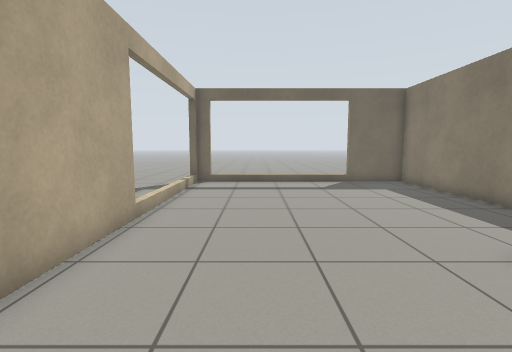
View 1 (above)

12 first-person views from a walk through a robot-simulator world made for Gazebo. The camera is 0.96 m above the floor, tilts 6° down and sees 85° across. The floor is counted in squares, 0.5 m on a side. Each view is taken from the middle of a square. On the plan, view 1 faces up. The plan holds only what a view shows up to about 16 squares ahead; the rest is blank.

View 2
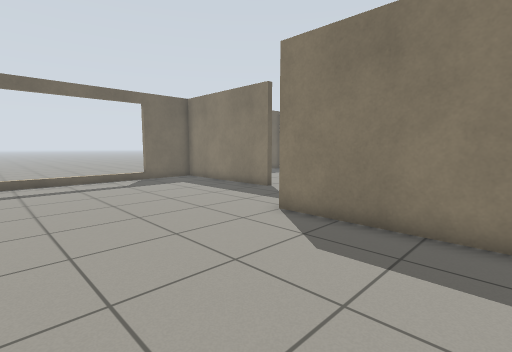

View 3
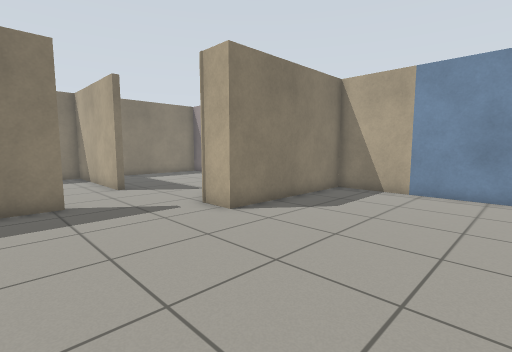

View 4
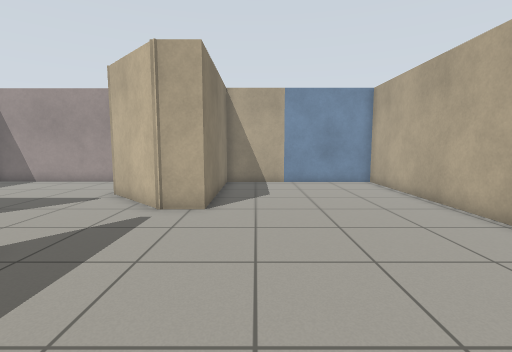

View 5
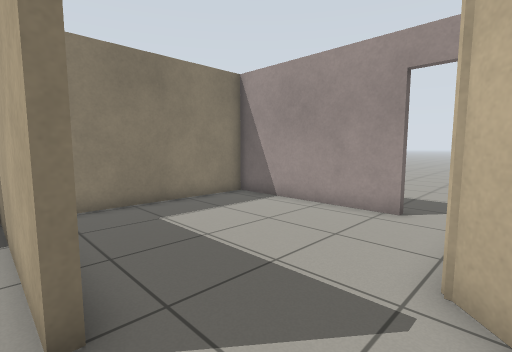

View 6
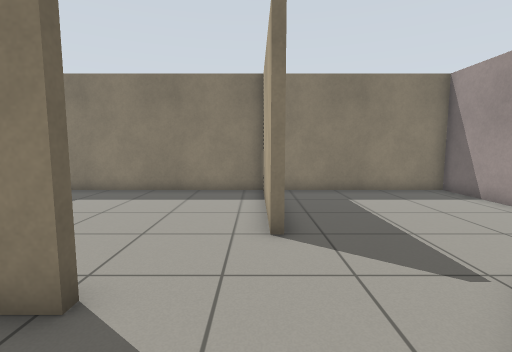

View 7
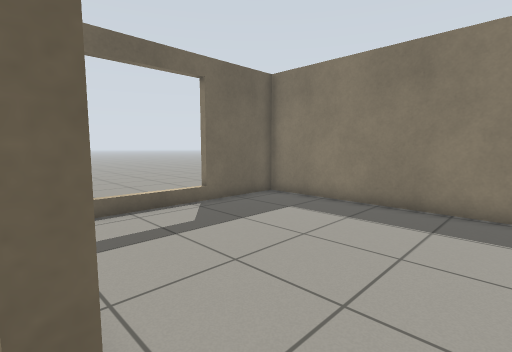

View 8
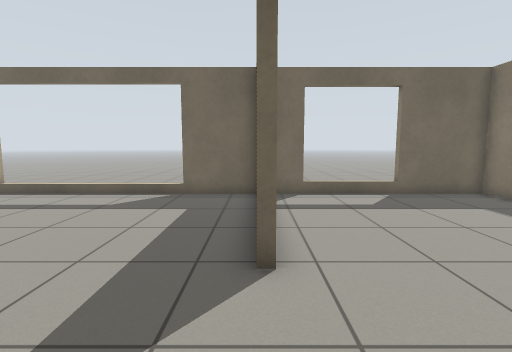

View 9
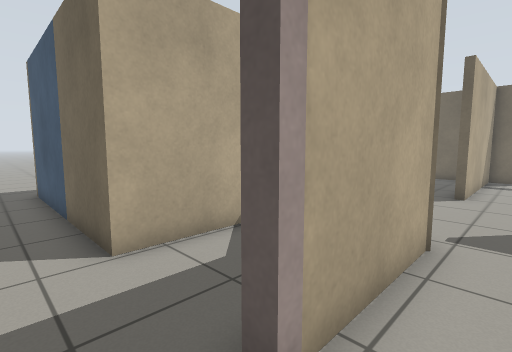

View 10
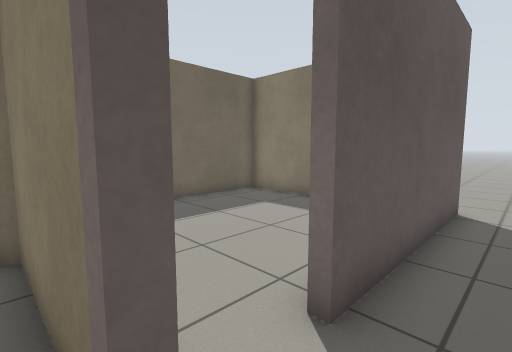

View 11
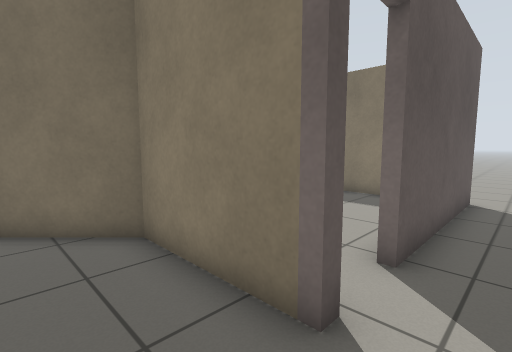

View 12
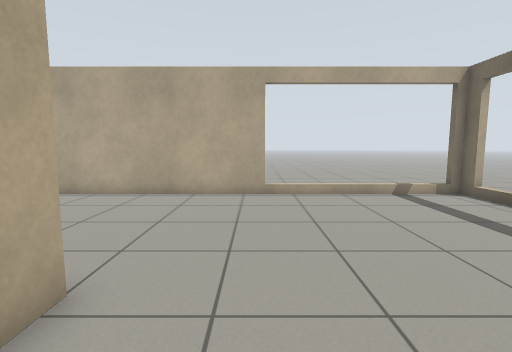

### Floor plan
Points are (right, up) in squares from view 1. A wall is a line through its corners. A room is listed if a view was taken in it or the views show most of it. See-through windows are left out.
Room 1 (views 1, 2, 3, 4, 5, 6, 7, 8, 12)
walls: (8, 8.1) (8, 15.3) (-3.2, 15.3) (-3.2, -2.3) (4.6, -2.3) (4.6, 4.6) (6, 4.6) (7.9, 2.7)
ways out: gap at (5, 15) to room 2; opening at (10, 7.2) to room 3; opening at (9.5, 4.5) to room 4
Room 2 (views 9, 10, 11)
walls: (4.9, 0.6) (4.9, -2.6) (-3.5, -2.6); (8.7, -2.6) (8.4, -2.6) (8.4, 1.7) (6.2, 3.9); (17.6, -2.6) (10.5, -2.6)
ways out: gap at (5, 15) to room 1; open door at (9.7, -2.3) to room 4
Room 3 (no view inside)
walls: (10.9, 5.7) (17.2, 5.7) (17.2, 15.3) (8.3, 15.3) (8.3, 8.1)
ways out: opening at (10, 7.2) to room 1
Room 4 (no view inside)
walls: (10.5, -2.3) (17.2, -2.3) (17.2, 5.4) (13, 5.4); (7.9, 2.7) (8.7, 1.8) (8.7, -2.6)
ways out: opening at (9.5, 4.5) to room 1; open door at (9.7, -2.3) to room 2

Positions as (right, up) in squares from view 1, and headings:
1: (0, 0), facing up
2: (-2, -1), facing up-right
3: (-2, 10), facing down-right
4: (3, 13), facing down
5: (8, 6), facing down-right
6: (5, 6), facing right
7: (8, 7), facing up-right
8: (8, 4), facing up
9: (10, -4), facing up-left
10: (8, -4), facing up-right
11: (6, -4), facing up-right
12: (8, 7), facing left
